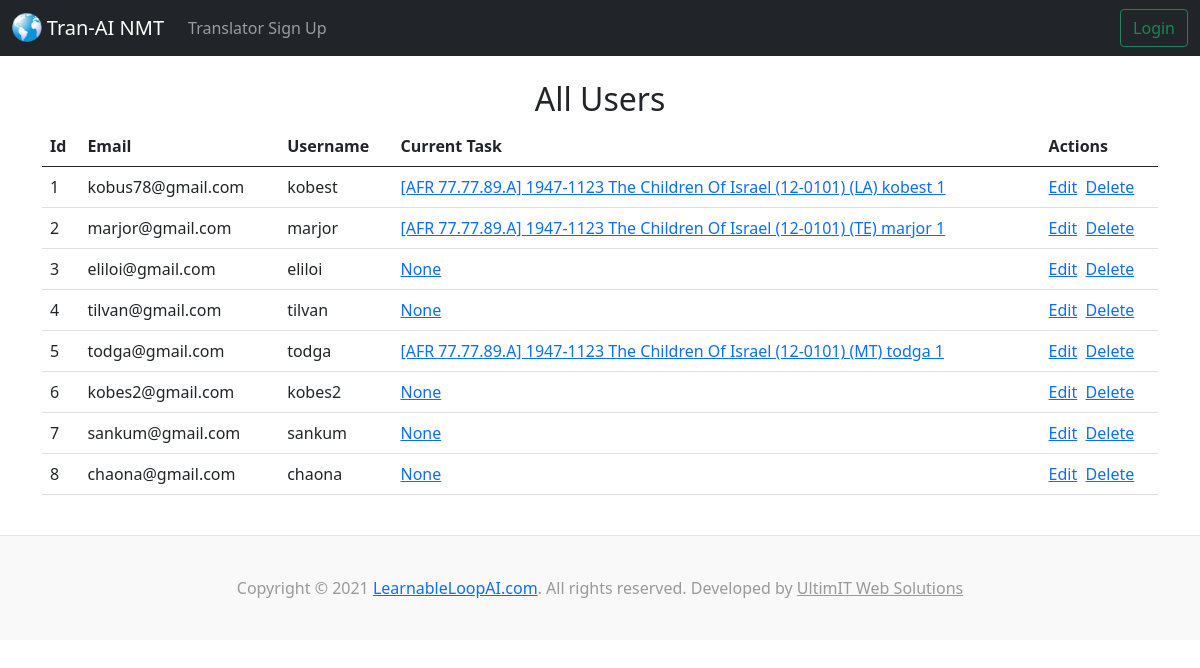
/users/, run on the app's committed database.
### accounts/models.py (models this page shows, shortened)
class CustomUser(AbstractBaseUser, PermissionsMixin):
    email = models.EmailField(_('email address'), unique=True)
    username = models.CharField(_('username'), max_length=6, default='')
    admin = models.BooleanField(default=False)
    is_staff = models.BooleanField(default=False)
    is_active = models.BooleanField(default=True)
    created_at = models.DateTimeField(default=timezone.now)
    cur_task = models.ForeignKey(Task, blank=True, null=True, on_delete=models.CASCADE)
    USERNAME_FIELD = 'email'
    REQUIRED_FIELDS = []
    objects = CustomUserManager()

### tranai/models.py (models this page shows, shortened)
class Task(models.Model):
  class Role(models.TextChoices):
    EP = 'EP', _('English Provider (EP)')
    EE = 'EE', _('English Editor (EE)')
    NT = 'NT', _('No Translator (NT)')
    MT = 'MT', _('Machine Translator (MT)')
    HT = 'HT', _('Human Translator (HT)')
    TE = 'TE', _('Translation Editor (TE)')
    SE = 'SE', _('Scripture Editor (SE)')
    PE = 'PE', _('Poetry Editor (PE)')
    CE = 'CE', _('Chief Editor (CE)')
    LA = 'LA', _('Language Administrator (LA)')
  class Status(models.TextChoices):
    ip = 'ip', _('In Process (ip)')
    cd = 'cd', _('Completed (cd)')
    te = 'te', _('TE editing (te)')
    ce = 'ce', _('CE editing (ce)')
    qe = 'qe', _('QE editing (qe)')
    pg = 'pg', _('Publishing (pg)')
    pd = 'pd', _('Published (pd)')
    pr = 'pr', _('Pruned (pr)')
  translation = models.ForeignKey(Translation, blank=False, null=False, on_delete=models.DO_NOTHING, related_name='tasks')
  user = models.ForeignKey(settings.AUTH_USER_MODEL, blank=False, null=False, on_delete=models.DO_NOTHING, related_name='tasks') #for accounts app
  role = models.CharField('Role', max_length=2, validators=[MinLengthValidator(2), MaxLengthValidator(2)], choices=Role.choices, default=Role.TE, blank=False, null=False,)
  active = models.BooleanField('Active', default=False)
  place = models.IntegerField('Place', default=1, validators=[MinValueValidator(1)], blank=False, null=False,)
  ci = models.BooleanField('Content imported', default=False)
  status = models.CharField('Status', max_length=2, validators=[MinLengthValidator(2), MaxLengthValidator(2)], choices=Status.choices, default=Status.ip, blank=False, null=False,)
  ccs = models.IntegerField('Final Create additions', blank=True, null=True,)
  ccs_k = models.IntegerField('- by klearing', blank=True, null=True,)
  ccs_m = models.IntegerField('- by modding', blank=True, null=True,)
  vcs = models.IntegerField('Final Vote additions', blank=True, null=True,)
  vcs_a = models.IntegerField('- by accepting', blank=True, null=True,)
  vcs_c = models.IntegerField('- by creating', blank=True, null=True,)
  vcs_t = models.IntegerField('- by topping', blank=True, null=True,)
  vcs_p = models.IntegerField('- by picking', blank=True, null=True,)
  ct = models.IntegerField('Final Create time (s)', blank=True, null=True,)
  vt = models.IntegerField('Final Vote time (s)', blank=True, null=True,)
  majtes = models.IntegerField('Final Majority Top Changes', blank=True, null=True,)
  tietes = models.IntegerField('Final Tie Top Changes', blank=True, null=True,)
  notes = models.CharField('Notes', max_length=200, blank=True, null=True,)
  def __str__(self):
    return f"[{self.translation.lan} {self.translation.blkc}.{self.translation.subc}.{self.translation.senc}.{self.translation.xcrip}] {self.translation.document.descriptor} {self.translation.document.title} ({self.translation.version}) ({self.role}) {self.user.username} {self.place}"

class Translation(models.Model):
  class Transcription(models.TextChoices):
    ANDES = 'A', _('Andes')
    MAMALIS = 'M', _('Mamalis')
  lan = models.CharField('Language', max_length=3)
  tran_title = models.CharField('Translated title', max_length=70)
  descrip = models.TextField('Description', blank=True, null=True, max_length=500)
  blkc = models.IntegerField('Block count')
  subc = models.IntegerField('Sub-block count')
  senc = models.IntegerField('Sentence count')
  xcrip = models.CharField('Transcription', max_length=1, choices=Transcription.choices, default=Transcription.ANDES, blank=False,)
  li = models.BooleanField('Lookup imported (eng) / translate contributions randomized (oth)')
  pubdate = models.DateField('Publication date', default=datetime.date.today)
  version = models.CharField('Version', max_length=20)
  document = models.ForeignKey(Document, blank=True, null=True, on_delete=models.CASCADE, related_name='translations')
  eng_tran = models.ForeignKey('self', blank=True, null=True, on_delete=models.CASCADE,)

class Document(models.Model):
  class TimeOfDay(models.TextChoices):
    NO_TOD = 'n', _('No Time Of Day')
    SUNRISE = 's', _('Sunrise')
    BREAKFAST = 'b', _('Breakfast')
    MORNING = 'x', _('Morning')
    AFTERNOON = 'y', _('Afternoon')
    EVENING = 'z', _('Evening')
  class DayOfWeek(models.TextChoices):
    SUNDAY = 'su', _('Sunday')
    MONDAY = 'mo', _('Monday')
    TUESDAY = 'tu', _('Tuesday')
    WEDNESDAY = 'we', _('Wednesday')
    THURSDAY = 'th', _('Thursday')
    FRIDAY = 'fr', _('Friday')
    SATURDAY = 'sa', _('Saturday')
  dod = models.DateField('Date Of Delivery')
  tod = models.CharField('Time Of Day', max_length=1, validators=[MinLengthValidator(1), MaxLengthValidator(1)], choices=TimeOfDay.choices, default=TimeOfDay.NO_TOD, blank=False,)
  dow = models.CharField('Day Of Week', max_length=2, choices=DayOfWeek.choices, default=DayOfWeek.SUNDAY, blank=False,)
  title = models.CharField('Document Title', max_length=64, blank=False,)
  descriptor = models.CharField('Descriptor', max_length=120, blank=False,)

### tranai/views.py (the view)
# urls.py: path('users/', views.index_users, name='index-users'),
def index_users(request):
  User = get_user_model()
  users = User.objects.all()
  return render(request, 'tranai/index_users.html', {'users': users})

### tranai/templates/tranai/index_users.html
{% extends 'tranai/base.html' %}
{% block content %}
<center><h2>All Users</h2></center>
<table class="table table-hover">
  <thead>
    <tr>
      <th scope="col">Id</th>
      <th scope="col">Email</th>
      <th scope="col">Username</th>
      <th scope="col">Current Task</th>
      <th scope="col">Actions</th>
    </tr>
  </thead>
  <tbody>
{% for user in users %}
    <tr>
      <td>{{ user.id }}</td>
      <td>{{ user.email }}</td>
      <td>{{ user.username }}</td>
      <td><a href="">{{user.cur_task}}</a></td>
      <td><a href="">Edit</a>&nbsp;&nbsp;<a href="">Delete</a></td>
    </tr>
{% endfor %}
  </tbody>
</table>
{% endblock %}

### data on the page
CustomUser: id "1", email "kobus78@gmail.com", username "kobest", cur_task "[AFR 77.77.89.A] 1947-1123 The Children Of Israel (12-0101) (LA) kobest 1"
CustomUser: id "2", email "marjor@gmail.com", username "marjor", cur_task "[AFR 77.77.89.A] 1947-1123 The Children Of Israel (12-0101) (TE) marjor 1"
CustomUser: id "3", email "eliloi@gmail.com", username "eliloi", cur_task "None"
CustomUser: id "4", email "tilvan@gmail.com", username "tilvan", cur_task "None"
CustomUser: id "5", email "todga@gmail.com", username "todga", cur_task "[AFR 77.77.89.A] 1947-1123 The Children Of Israel (12-0101) (MT) todga 1"
CustomUser: id "6", email "kobes2@gmail.com", username "kobes2", cur_task "None"
CustomUser: id "7", email "sankum@gmail.com", username "sankum", cur_task "None"
CustomUser: id "8", email "chaona@gmail.com", username "chaona", cur_task "None"
